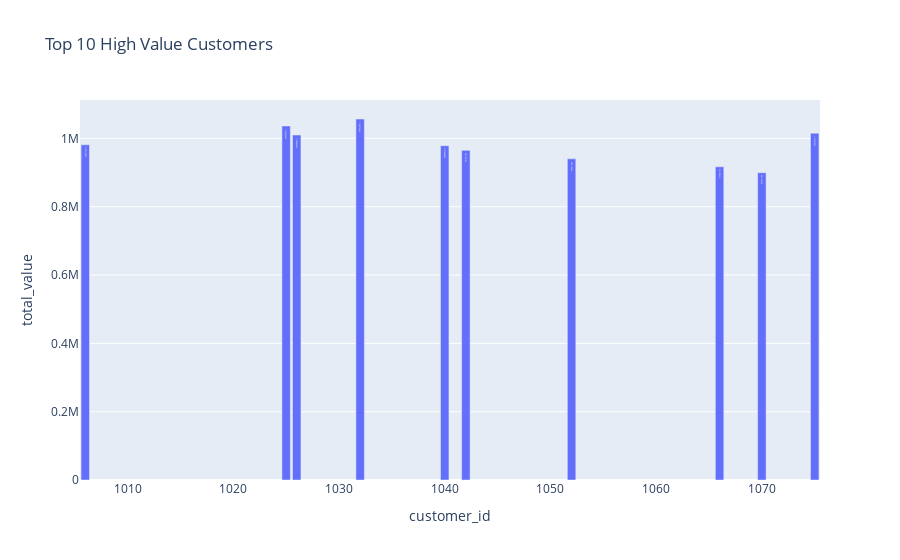

Notebook code for this chart:
### Code cell
## 4.7 Top 10 High Value Customers (Total Balance + Loans)
cust_finance = accounts.groupby('customer_id')['balance'].sum().reset_index()
cust_loans = loans.groupby('customer_id')['amount'].sum().reset_index()
cust_total = pd.merge(cust_finance, cust_loans, on="customer_id", how="outer").fillna(0)
cust_total['total_value'] = cust_total['balance'] + cust_total['amount']
top_customers = cust_total.sort_values('total_value', ascending=False).head(10)

fig = px.bar(top_customers, x="customer_id", y="total_value",
             title="Top 10 High Value Customers", text_auto=True)
fig.show()

### Figure 1 — Plotly figure (JSON) as saved in the notebook; plotly's stock layout.template omitted (floating-point values rounded to 4 significant figures)
{"data": [{"hovertemplate": "customer_id=%{x}<br>total_value=%{y}<extra></extra>", "legendgroup": "", "marker": {"color": "#636efa", "pattern": {"shape": ""}}, "name": "", "orientation": "v", "showlegend": false, "textposition": "auto", "texttemplate": "%{y}", "type": "bar", "x": [1032, 1025, 1075, 1026, 1006, 1040, 1042, 1052, 1066, 1070], "xaxis": "x", "y": [1057000.0, 1036000.0, 1015000.0, 1010000.0, 981200.0, 978600.0, 965100.0, 940100.0, 916800.0, 899300.0], "yaxis": "y"}], "layout": {"barmode": "relative", "legend": {"tracegroupgap": 0}, "title": {"text": "Top 10 High Value Customers"}, "xaxis": {"anchor": "y", "domain": [0, 1], "title": {"text": "customer_id"}}, "yaxis": {"anchor": "x", "domain": [0, 1], "title": {"text": "total_value"}}}}
